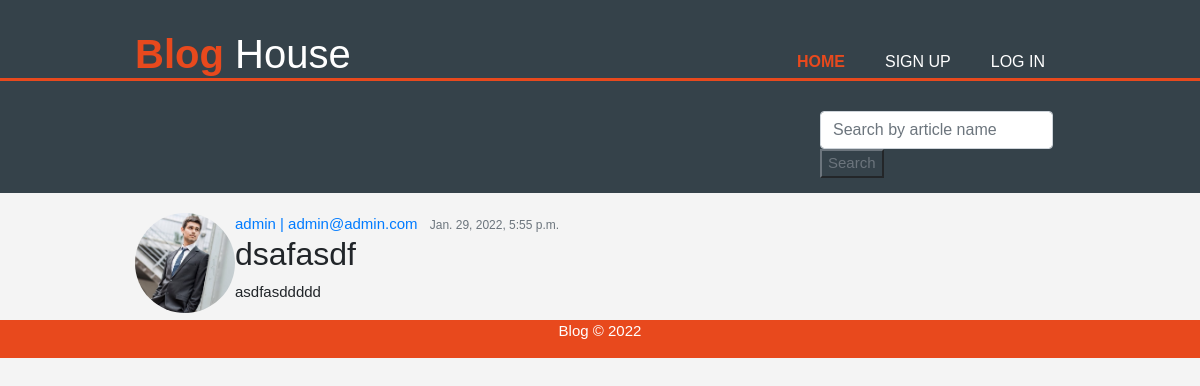
The app's page /articles-details/1/, older data.
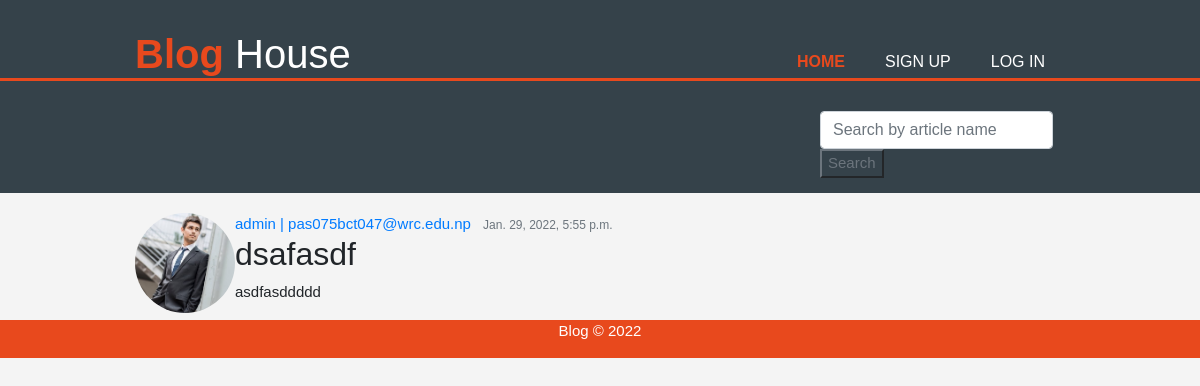
The same page, newer data.
### blog/models.py (models this page shows, shortened)
class Article(models.Model):
    author      = models.ForeignKey(User, on_delete=models.CASCADE)
    title       = models.CharField(max_length=30, null=False, blank=False)
    content     = models.TextField(null=False, blank=False)
    date_created= models.DateTimeField(auto_now_add=True)
    updated_date= models.DateTimeField(auto_now=True)

### accounts/models.py (models this page shows, shortened)
class CustomUser(AbstractUser):
    date_o_b    = models.DateField(blank=False, null=False)
    bio         = models.TextField(blank=False, null=False)
    REQUIRED_FIELDS = ['email', 'date_o_b', 'bio']
    def __str__(self):
        return f'{self.username} | {self.email}'

class Profile(models.Model):
    user    = models.OneToOneField(CustomUser, on_delete=models.CASCADE)
    pic     = models.ImageField(default='default_pic.png', upload_to='profile_pics')

### blog/views.py (the view)
# urls.py: path('articles-details/<int:pk>/', article_details, name='article_details'),
def article_details(request, pk):
    article     = Article.objects.get(id=pk)
    context     = {
        'posts'  : article,
    }
    return render(request, 'blog/article_details.html', context)

### blog/templates/blog/article_details.html (shortened to what this page needs)
{% extends 'blog/base.html' %}
{% block content %}
<article class="media content-section">
    <img class="rounded-circle article-img" src="{{ posts.author.profile.pic.url }}">
    <div class="media-body">
      <div class="article-metadata">
        <a class="mr-2" href="{% url 'profile' posts.author.pk %}">{{posts.author}}</a>
        <small class="text-muted">{{posts.date_created}}</small>
      </div>
      <h2 class="article-title">{{posts.title}}</h2>
      <p class="article-content">{{posts.content}}</p>
    </div>
  </article>
{% endblock content %}

Row changes from the older to the newer data that the page shows:
changed through a linked row, Article "dsafasdf": author "admin | admin@admin.com" → "admin | pas075bct047@wrc.edu.np"
